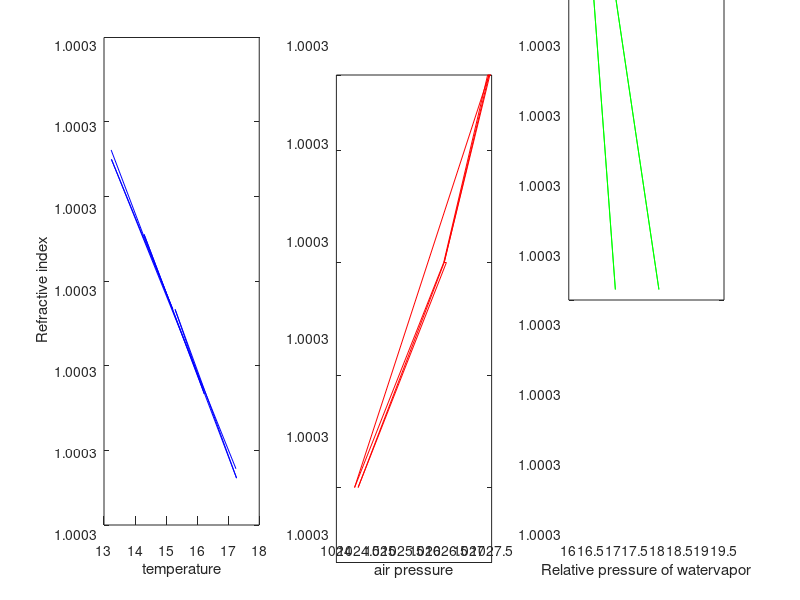
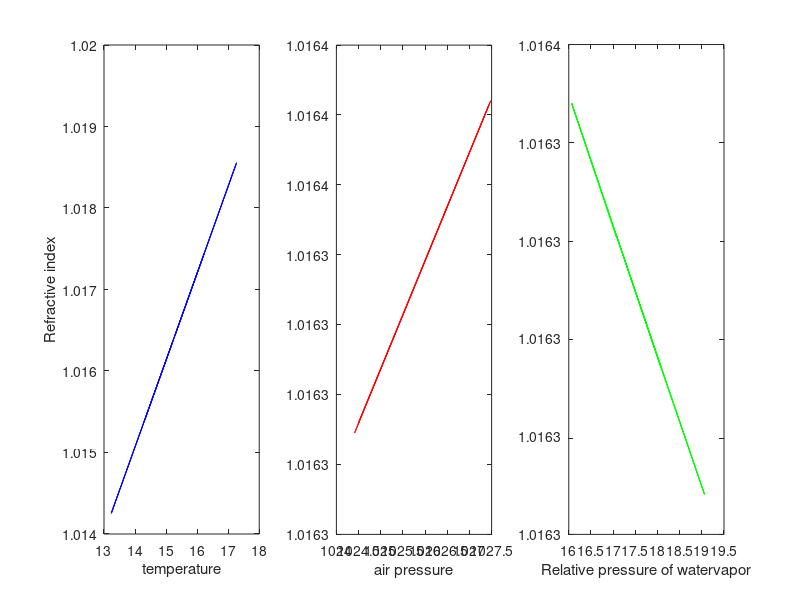
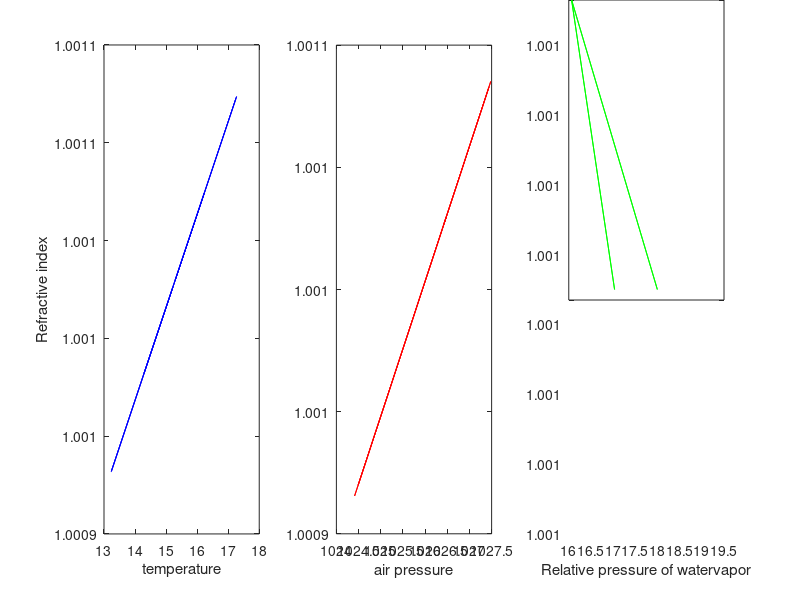

MATLAB code for these plots, in order:
clc;
clear all;
close all;
format long;

%ShahabEsfandiar_9819373

%Data
t=[13.23,14.26,15.21,16.24,17.27,15.29,16.23,14.29,15.21,15.22,13.24,17.25];
p=[1026.47,1026.43,1027.44,1024.41,1026.42,1026.48,1024.49,1026.43,1027.46,1027.48,1027.41,1026.42];
e=[17.063,18.062,19.061,17.066,18.067,16.065,17.067,18.068,16.063,17.069,17.065,19.064];
t_avg=15.20;
p_avg=1026.40;
e_avg=17.060;
A=0.283617;
B=0.0016062;
C=0.00001345;
Q=0.0468;
R=0.00051;
ngs=1.0003;
alpha=0.003661;
L_vs=0.52;
beta=(0.7868 - (0.118*t_avg))*10^-6;

%Solve N for visible spectrum

%p,e=const and t=unknown
Nvs_t=1+((((p_avg*((1+beta*p_avg)./(1+alpha*t)))*(A+(B/L_vs^2)+(C/L_vs^4)))-((e_avg./1+alpha*t)*(Q-(R/L_vs^2))))*10^-6);

%e,t=const and p=unknown
Nvs_p=1+((((p.*((1+beta.*p)/(1+alpha*t_avg)))*(A+(B/L_vs^2)+(C/L_vs^4)))-((e_avg/1+alpha*t_avg)*(Q-(R/L_vs^2))))*10^-6);

%t,p=const and e=unknown
Nvs_e=1+((((p_avg*((1+beta*p_avg)/(1+alpha*t_avg)))*(A+(B/L_vs^2)+(C/L_vs^4)))-((e./1+alpha*t_avg)*(Q-(R/L_vs^2))))*10^-6);


%Solve N for Microwave

%p,e=const and t=unknown
Nmw_t=1+((((p_avg-e_avg).*(77.624./273.16+t))+((e_avg*64.7./273.16+t).*(1+(5748./273.16+t))))*10^-6);

%e,t=const and p=unknown
Nmw_p=1+((((p-e_avg).*(77.624/273.16+t_avg))+((e_avg*64.7/273.16+t_avg)*(1+(5748/273.16+t_avg))))*10^-6);

%t,p=const and e=unknown
Nmw_e=1+((((p_avg-e).*(77.624/273.16+t_avg))+((e.*64.7/273.16+t_avg)*(1+(5748/273.16+t_avg))))*10^-6);


%Solve N for Radiofrequency

%p,e=const and t=unknown
Nrf_t=1+((ngs-1./1+alpha*t)*(p_avg/1013.25))-(0.042*10^-6*e_avg./1+alpha*t);

%e,t=const and p=unknown
Nrf_p=1+((ngs-1/1+alpha*t_avg).*(p/1013.25))-(0.042*10^-6*e_avg/1+alpha*t_avg);

%t,p=const and e=unknown
Nrf_e=1+((ngs-1/1+alpha*t_avg)*(p_avg/1013.25))-(0.042*10^-6*e./1+alpha*t_avg);


%plot

%for visible spectrum
figure
title('visible spectrum')
subplot(1,3,1);plot(t,Nvs_t,'b-')
xlabel('temperature')
ylabel('Refractive index')
subplot(1,3,2);plot(p,Nvs_p,'r-')
xlabel('air pressure')
subplot(1,3,3);plot(e,Nvs_e,'g-')
xlabel('Relative pressure of watervapor')

%for Microwave
figure
title('Microwave')
subplot(1,3,1);plot(t,Nmw_t,'b-')
xlabel('temperature')
ylabel('Refractive index')
subplot(1,3,2);plot(p,Nmw_p,'r-')
xlabel('air pressure')
subplot(1,3,3);plot(e,Nmw_e,'g-')
xlabel('Relative pressure of watervapor')

%for Radiofrequency
figure
subplot(1,3,1);plot(t,Nrf_t,'b-')
xlabel('temperature')
ylabel('Refractive index')
subplot(1,3,2);plot(p,Nrf_p,'r-')
xlabel('air pressure')
subplot(1,3,3);plot(e,Nrf_e,'g-')
xlabel('Relative pressure of watervapor')

%end

